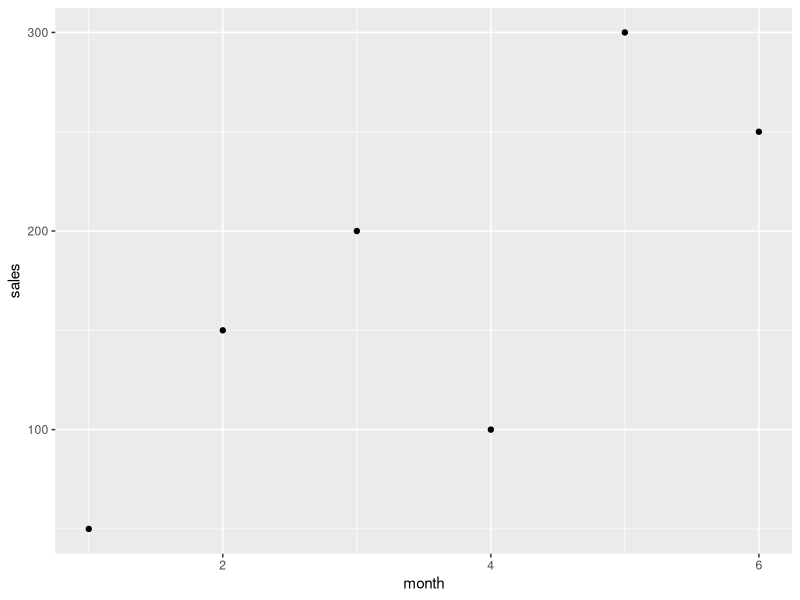
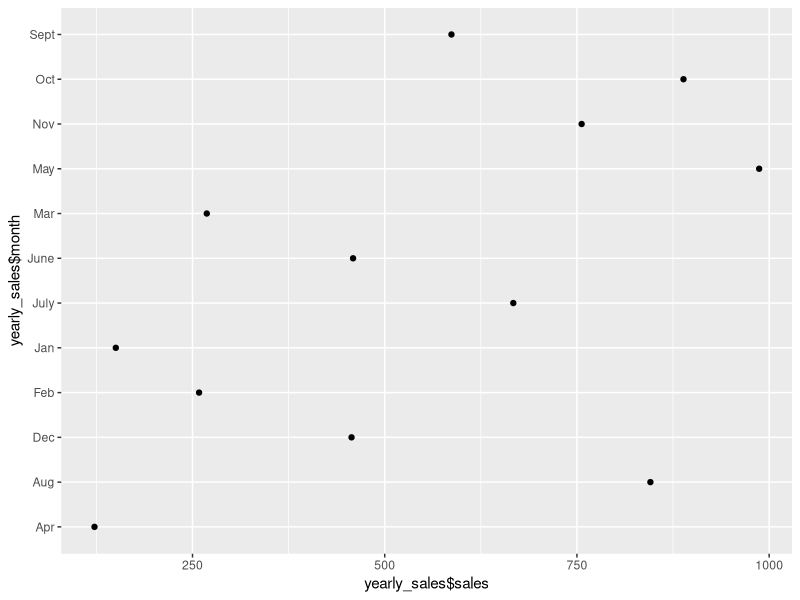

Reproduce these figures in R, in order.
## ---- chunk 1
library("tidyverse")
sales <- c(50, 150, 200, 100, 300, 250)
month <- c(1, 2, 3, 4, 5, 6)
library("ggplot2")
qplot(month, sales)
## ---- chunk 2
yearly_sales <- data.frame(month = c("Jan", "Feb", "Mar", "Apr", "May", "June", "July", "Aug", "Sept", "Oct", "Nov", "Dec"), sales = c(150.25, 258.54, 268.55, 122.52, 987,458.82, 667.23, 845.54, 586.78, 888.58, 756.12, 456.84))
qplot(yearly_sales$sales, yearly_sales$month)
